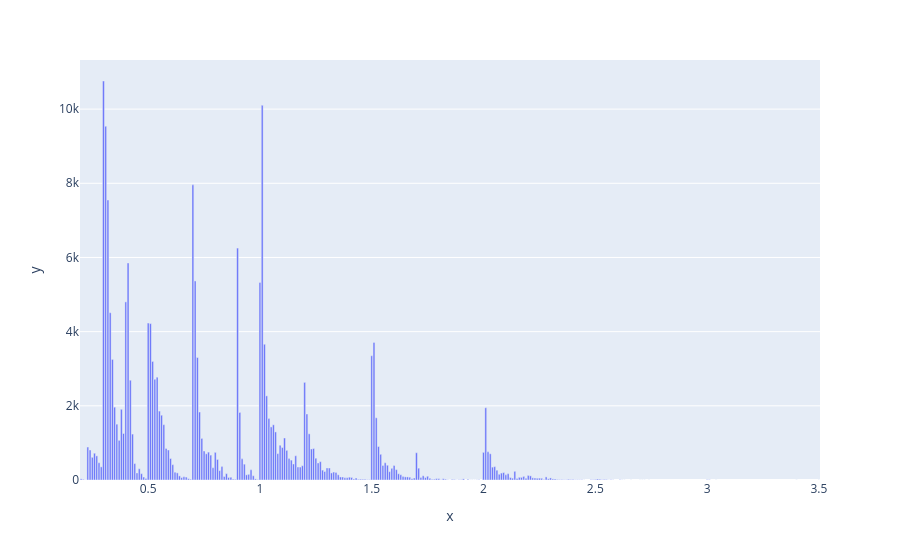

Here is the notebook cell this chart was saved with:
### Code cell
import plotly.express as px
counts= df['carat'].value_counts().sort_index()



# for col in num_col:
fig = px.bar(
        x=counts.index,
        y=counts.values
        # nbins=30,
        # color_discrete_sequence=['darkgreen'],
   
        # opacity=0.8
    )
fig.update_layout(bargap=0.2)
    # fig.update_layout(
    #     title=f"Distribution of {col}",
    #     xaxis_title=col,
    #     yaxis_title="Frequency",
    #     # template="plotly_dark",  # or "plotly_white"
    #     width=700,
    #     height=400
    # )
fig.show()

### Figure 1 — Plotly figure (JSON) as saved in the notebook; plotly's stock layout.template omitted (floating-point values rounded to 4 significant figures; data arrays with more than 128 entries replaced by an {"elided": "..."} marker saying what was removed)
{"data": [{"hovertemplate": "x=%{x}<br>y=%{y}<extra></extra>", "legendgroup": "", "marker": {"color": "#636efa", "pattern": {"shape": ""}}, "name": "", "orientation": "v", "showlegend": false, "textposition": "auto", "type": "bar", "x": {"elided": "248 float values"}, "xaxis": "x", "y": {"elided": "248 int values"}, "yaxis": "y"}], "layout": {"bargap": 0.2, "barmode": "relative", "legend": {"tracegroupgap": 0}, "margin": {"t": 60}, "xaxis": {"anchor": "y", "domain": [0, 1], "title": {"text": "x"}}, "yaxis": {"anchor": "x", "domain": [0, 1], "title": {"text": "y"}}}}
